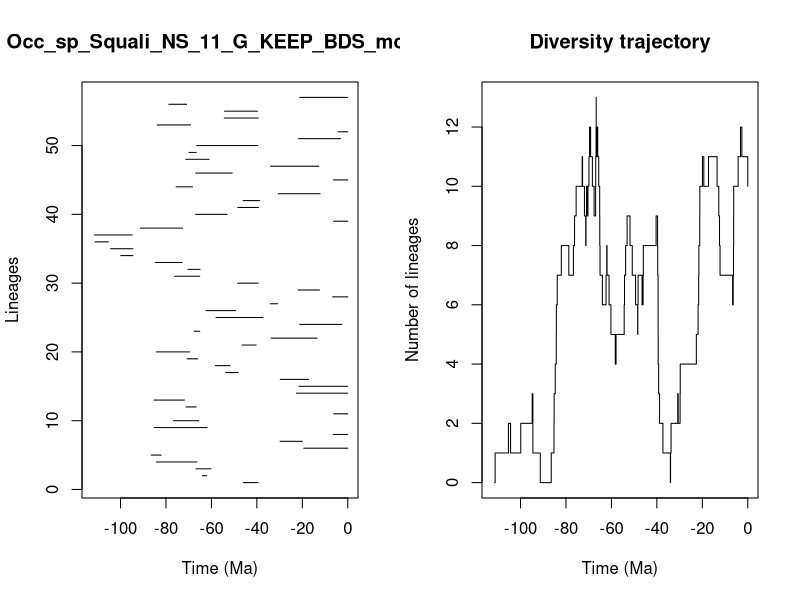

Source code (R):


pdf(file='../Results/Species_NS/5_MA_bins_EP/pyrate_mcmc_logs/Occ_sp_Squali_NS_11_G_KEEP_BDS_mcmc_LTT.pdf',width=0.6*20, height=0.6*10)
title = "Occ_sp_Squali_NS_11_G_KEEP_BDS_mcmc"
ts=c(45.96636003377034, 63.9765775858379,66.73780187794188,84.22487973709272,86.48463558171977,19.348430876869124,29.776312741330994,6.4101930415033,85.20447048074779,76.72139194328628,6.177060407472938,71.16277261459004,85.26858310174983,22.62564839924428,21.507227951541257,29.718167072678312,53.74274190814077,58.31447373251054,70.74940318647116,84.26845059509715,46.51717708214111,33.75559650443248,67.62024383602488,21.134235315880595,57.96022718643408,62.362769052091416,34.06844644039933,6.671250924355364,21.86630530461105,48.45203383795144,76.22905753431381,70.33521271273446,84.70862745346903,99.88854034042465,104.3821832112019,111.16414437969341,111.4441015312322,91.29978798302271,6.216575744935647,66.9520647845664,48.38504489437383,46.05451184616202,30.609191028008485,75.52114044301418,6.275641601805517,66.90121603651357,33.97145229796713,71.29962610055678,69.87949030227368,66.45326926955046,21.608261008446703,4.238663114265596,83.83565884365453,54.37945056885845,54.23857552279465,78.75294348211226,21.091716523580637)
te=c(39.47571215886126, 62.03981956708185,60.218843947118295,66.29809030096442,82.05363048929135,0.0,19.94886022639648,0.0,61.91427484331803,65.57923739533636,0.0,66.69121709923252,71.86729945169114,0.0,0.0,17.276559224806608,48.256471403004916,51.807180397308215,66.02139120724328,69.59716562003342,40.3395687438825,13.507549651712264,65.12191847520359,2.607303381824048,37.33953049199209,49.377476392368294,30.816655713345707,0.0,12.440776277344561,39.460343215939645,65.15616523446492,65.01015119216831,72.87260858542989,94.55256324681446,94.54799825748476,105.3097551687752,94.85519243486829,72.69506310454592,0.0,53.09531636903597,39.21235793647646,38.82567592195852,12.201419974145951,68.36814540835218,0.0,50.828941085369195,12.757582312606909,61.052084469111435,66.69021881618035,39.62816160405864,3.2068252934545147,0.0,69.15117458947589,39.43020901657224,39.692840125435055,70.9390260485188,0.0)
div_traj=c(0, 1,2,1,2,3,2,1,0,1,2,3,4,5,6,7,8,7,8,9,10,11,10,9,8,9,10,9,10,11,12,11,10,9,10,11,12,13,12,11,12,11,10,9,8,7,6,7,8,7,6,5,4,5,6,7,8,9,8,7,6,5,6,7,6,7,8,9,8,7,6,5,4,3,2,1,0,1,2,3,2,3,4,5,6,7,8,9,10,11,10,11,10,9,8,7,6,7,8,9,10,11,12,11,10)
time_events=c(111.4441015312322, 111.16414437969341,105.3097551687752,104.3821832112019,99.88854034042465,94.85519243486829,94.55256324681446,94.54799825748476,91.29978798302271,86.48463558171977,85.26858310174983,85.20447048074779,84.70862745346903,84.26845059509715,84.22487973709272,83.83565884365453,82.05363048929135,78.75294348211226,76.72139194328628,76.22905753431381,75.52114044301418,72.87260858542989,72.69506310454592,71.86729945169114,71.29962610055678,71.16277261459004,70.9390260485188,70.74940318647116,70.33521271273446,69.87949030227368,69.59716562003342,69.15117458947589,68.36814540835218,67.62024383602488,66.9520647845664,66.90121603651357,66.73780187794188,66.69121709923252,66.69021881618035,66.45326926955046,66.29809030096442,66.02139120724328,65.57923739533636,65.15616523446492,65.12191847520359,65.01015119216831,63.9765775858379,62.362769052091416,62.03981956708185,61.91427484331803,61.052084469111435,60.218843947118295,58.31447373251054,57.96022718643408,54.37945056885845,54.23857552279465,53.74274190814077,53.09531636903597,51.807180397308215,50.828941085369195,49.377476392368294,48.45203383795144,48.38504489437383,48.256471403004916,46.51717708214111,46.05451184616202,45.96636003377034,40.3395687438825,39.692840125435055,39.62816160405864,39.47571215886126,39.460343215939645,39.43020901657224,39.21235793647646,38.82567592195852,37.33953049199209,34.06844644039933,33.97145229796713,33.75559650443248,30.816655713345707,30.609191028008485,29.776312741330994,29.718167072678312,22.62564839924428,21.86630530461105,21.608261008446703,21.507227951541257,21.134235315880595,21.091716523580637,19.94886022639648,19.348430876869124,17.276559224806608,13.507549651712264,12.757582312606909,12.440776277344561,12.201419974145951,6.671250924355364,6.4101930415033,6.275641601805517,6.216575744935647,6.177060407472938,4.238663114265596,3.2068252934545147,2.607303381824048,0.0)
                par(mfrow=c(1,2))
                L = length(ts)
                plot(ts, 1:L , xlim=c(-max(ts)-1,0), pch=20, type="n", main=title,xlab="Time (Ma)",ylab="Lineages")
                for (i in 1:L){segments(x0=-te[i],y0=i,x1=-ts[i],y1=i)}    
                t = -time_events
                plot(div_traj ~ t,type="s", main = "Diversity trajectory",xlab="Time (Ma)",ylab="Number of lineages",xlim=c(-max(ts)-1,0))
                abline(v=c(65,200,251,367,445),lty=2,col="gray")
                
